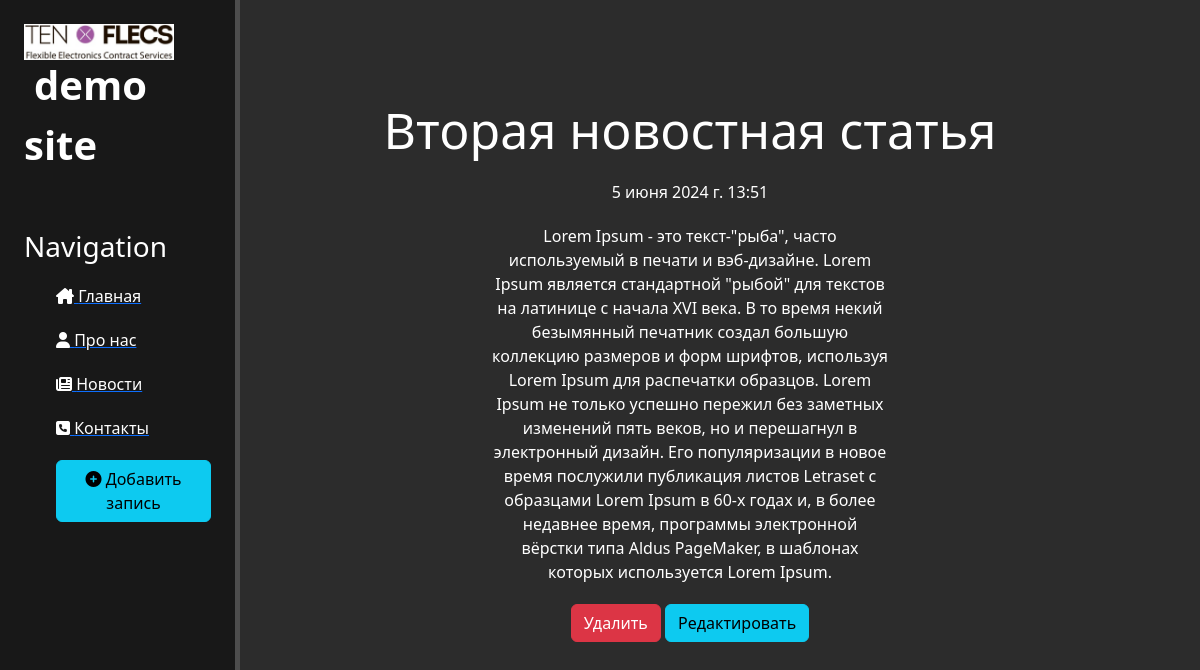
The page /news/1 on the database as committed earlier.
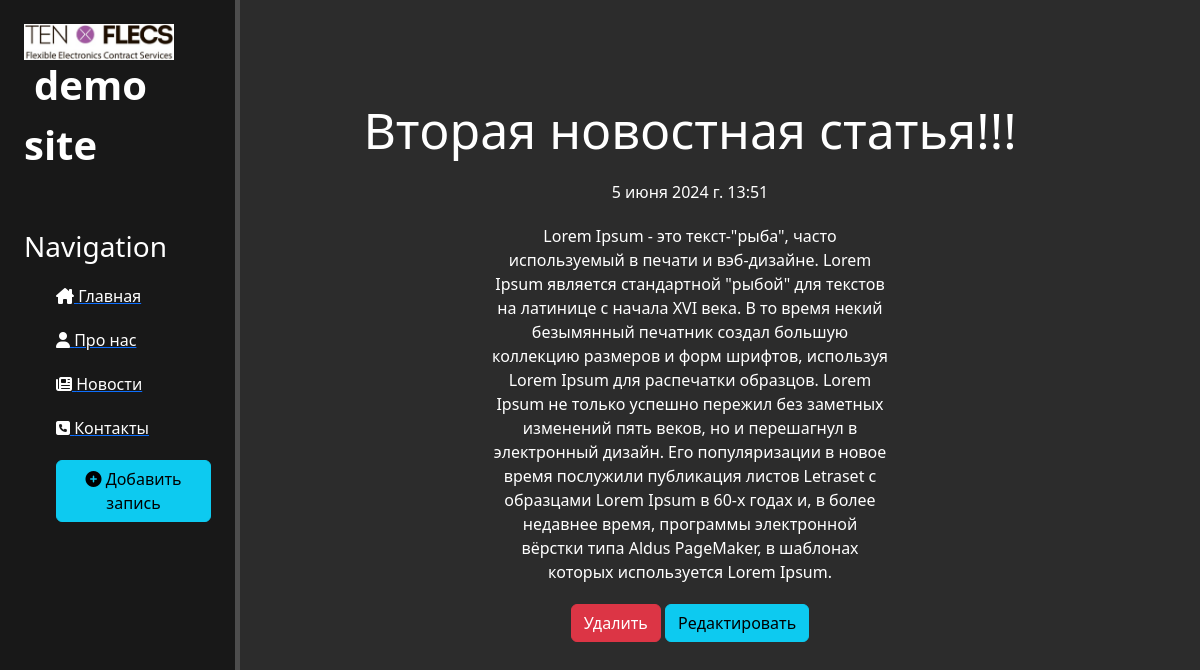
The same page on the database as committed later.
### news/models.py (models this page shows, shortened)
class Articles(models.Model):
    title = models.CharField('Название', max_length=50)
    anons = models.CharField('Анонс', max_length=250)
    full_text = models.TextField('Статья')
    date = models.DateTimeField('Дата публикации')
    class Meta:
        verbose_name = 'Новость'
        verbose_name_plural = 'Новости'

### news/views.py (the view)
# urls.py: path('<int:pk>', views.NewsDetailView.as_view(), name='news-detail'),
class NewsDetailView(DetailView):
    model = Articles
    template_name = 'news/details_view.html'
    context_object_name = 'article'

### news/templates/news/details_view.html (shortened to what this page needs)
{% extends 'main4/layout.html' %}
{% block content %}
    <div class="features">
        <h1>{{ article.title }}</h1>
        <p>{{ article.date }}</p>
        <p>{{ article.full_text }}</p>
        <a href="{% url 'news-delete' article.id %}" class="btn btn-danger">Удалить</a>
        <a href="{% url 'news-update' article.id %}" class="btn btn-info">Редактировать</a>
    </div>
{% endblock %}

Rows that differ between the two databases and show on the page:
changed Articles: title "Вторая новостная статья" → "Вторая новостная статья!!!"
